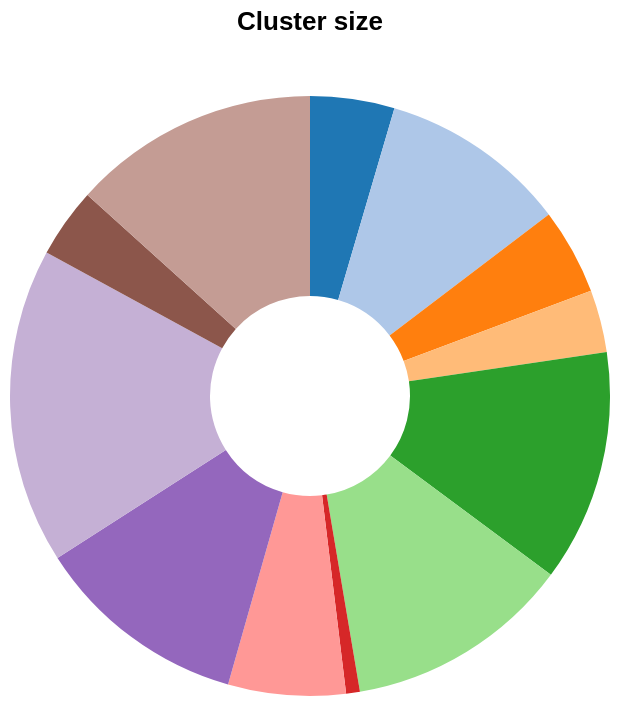

Express this chart as Vega-Lite.
### Vega-Lite specification from a JSON file in a GitHub repository (floating-point values rounded to 4 significant figures)
{"$schema": "https://vega.github.io/schema/vega-lite/v5.6.1.json", "config": {"legend": {"disable": true}, "view": {"continuousHeight": 300, "continuousWidth": 300}}, "data": {"name": "data-5fd1350ad50471820f170dabee45b501"}, "datasets": {"data-5fd1350ad50471820f170dabee45b501": [{"Cluster": 0, "Size": 300, "grandezza_vs_df": 0.05}, {"Cluster": 1, "Size": 668, "grandezza_vs_df": 0.1}, {"Cluster": 2, "Size": 307, "grandezza_vs_df": 0.05}, {"Cluster": 3, "Size": 222, "grandezza_vs_df": 0.03}, {"Cluster": 4, "Size": 826, "grandezza_vs_df": 0.13}, {"Cluster": 5, "Size": 804, "grandezza_vs_df": 0.12}, {"Cluster": 6, "Size": 49, "grandezza_vs_df": 0.01}, {"Cluster": 7, "Size": 418, "grandezza_vs_df": 0.06}, {"Cluster": 8, "Size": 761, "grandezza_vs_df": 0.12}, {"Cluster": 9, "Size": 1124, "grandezza_vs_df": 0.17}, {"Cluster": 10, "Size": 248, "grandezza_vs_df": 0.04}, {"Cluster": 11, "Size": 879, "grandezza_vs_df": 0.13}]}, "encoding": {"color": {"field": "Cluster", "scale": {"scheme": "category20"}, "type": "nominal"}, "theta": {"field": "Size", "type": "quantitative"}, "tooltip": [{"field": "Cluster", "title": "Cluster", "type": "nominal"}, {"field": "grandezza_vs_df", "format": ".2%", "title": "Cluster size vs DataFrame", "type": "quantitative"}]}, "mark": {"innerRadius": 50, "type": "arc"}, "title": {"offset": 30, "text": "Cluster size"}}
